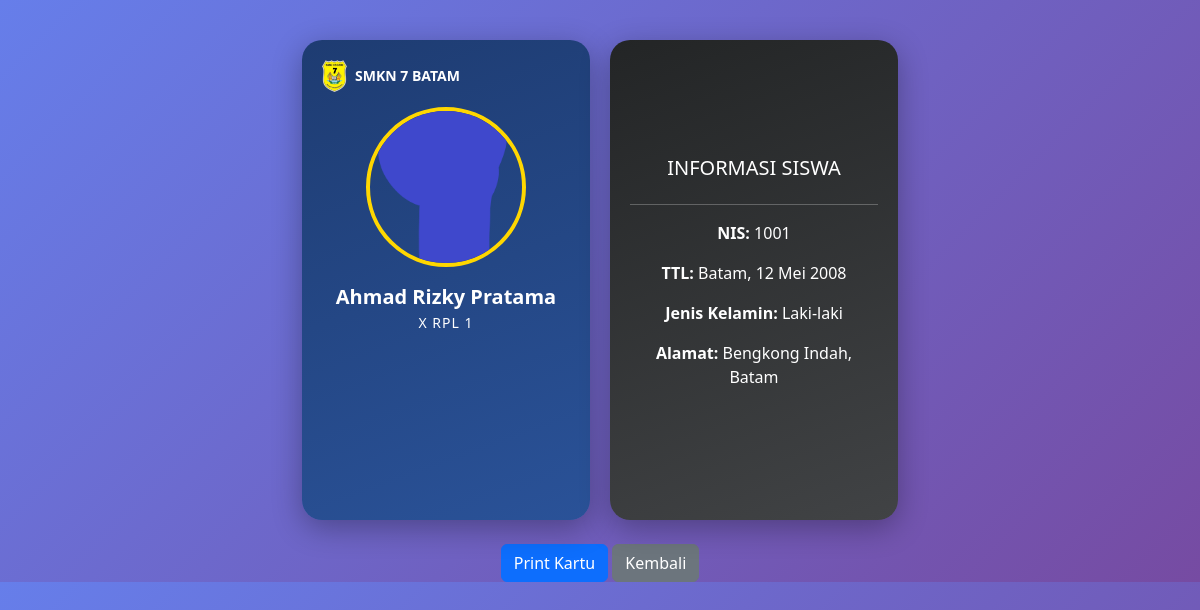
The app's page /home/tmpl.php?id=1 with its own data.
### tables this page shows
CREATE TABLE `siswa` (
  `id` int(11) NOT NULL,
  `nama` varchar(100) NOT NULL,
  `nis` varchar(20) NOT NULL,
  `kelas` varchar(50) NOT NULL,
  `ttl` varchar(100) NOT NULL,
  `jenis_kelamin` enum('Laki-laki','Perempuan') NOT NULL,
  `alamat` text NOT NULL,
  `agama` enum('Islam','Kristen','Katolik','Hindu','Buddha','Konghucu') NOT NULL,
  `nama_ayah` varchar(100) NOT NULL,
  `nama_ibu` varchar(100) NOT NULL,
  `foto` varchar(255) DEFAULT NULL,
  `created_at` timestamp NOT NULL DEFAULT current_timestamp()
);

### home/tmpl.php (the view, shortened to what this page needs)
<?php
include("../koneksi.php");
$id_siswa = $_GET['id'];
$stmt = $koneksi->prepare("SELECT * FROM siswa WHERE id = ?");
$stmt->bind_param("i", $id_siswa);
$stmt->execute();
$result = $stmt->get_result();
$siswa = $result->fetch_assoc();
?>
<!DOCTYPE html>
<html lang="id">
<head>
<link href="https://cdn.jsdelivr.net/npm/bootstrap@5.3.2/dist/css/bootstrap.min.css" rel="stylesheet">
</head>
<body>
<div class="kartu-wrapper">
    <div class="kartu front text-center">
        <div class="logo-title">
            <img src="logo/1.png">
            SMKN 7 BATAM
        </div>
        <img src="uploads/<?php echo htmlspecialchars($siswa['foto']); ?>"
             class="foto-siswa">
        <div class="nama">
            <?php echo ucwords(htmlspecialchars($siswa['nama'])); ?>
        </div>
        <div class="kelas">
            <?php echo strtoupper(htmlspecialchars($siswa['kelas'])); ?>
        </div>
        <div class="barcode">
            <svg id="barcode"></svg>
        </div>
    </div>
    <div class="kartu back text-center d-flex flex-column justify-content-center">
        <h5>INFORMASI SISWA</h5>
        <hr>
        <p><strong>NIS:</strong> <?php echo htmlspecialchars($siswa['nis']); ?></p>
        <p><strong>TTL:</strong> <?php echo htmlspecialchars($siswa['ttl']); ?></p>
        <p><strong>Jenis Kelamin:</strong> <?php echo htmlspecialchars($siswa['jenis_kelamin']); ?></p>
        <p><strong>Alamat:</strong> <?php echo htmlspecialchars($siswa['alamat']); ?></p>
    </div>
</div>
<div class="text-center mt-4 btn-area">
    <button onclick="window.print();" class="btn btn-primary">Print Kartu</button>
    <a href="absen.php" class="btn btn-secondary">Kembali</a>
</div>
</body>
</html>

### home/tmpl.php (style rules this page uses)
body { background: linear-gradient(135deg, #667eea, #764ba2); font-family: 'Segoe UI', sans-serif; }
.kartu-wrapper { display: flex; justify-content: center; gap: 20px; margin-top: 40px; flex-wrap: wrap; }
.kartu { width: 3in; height: 5in; border-radius: 20px; overflow: hidden; box-shadow: 0 8px 30px rgba(0,0,0,0.3); position: relative; color: white; padding: 20px; }
.front { background: linear-gradient(160deg, #1e3c72, #2a5298); }
.back { background: linear-gradient(160deg, #232526, #414345); }
.logo-title { display: flex; align-items: center; font-weight: bold; font-size: 14px; }
.logo-title img { width: 25px; margin-right: 8px; }
.foto-siswa { width: 160px; height: 160px; object-fit: cover; border-radius: 50%; border: 4px solid #ffd700; margin: 15px auto; display: block; }
.nama { font-size: 20px; font-weight: bold; }
.kelas { font-size: 14px; letter-spacing: 1px; }
.barcode { margin-top: 15px; text-align: center; }

### records on screen
siswa: foto (picture), nama "Ahmad Rizky Pratama", kelas "X RPL 1", nis "1001", ttl "Batam, 12 Mei 2008", jenis_kelamin "Laki-laki", alamat "Bengkong Indah, Batam"
